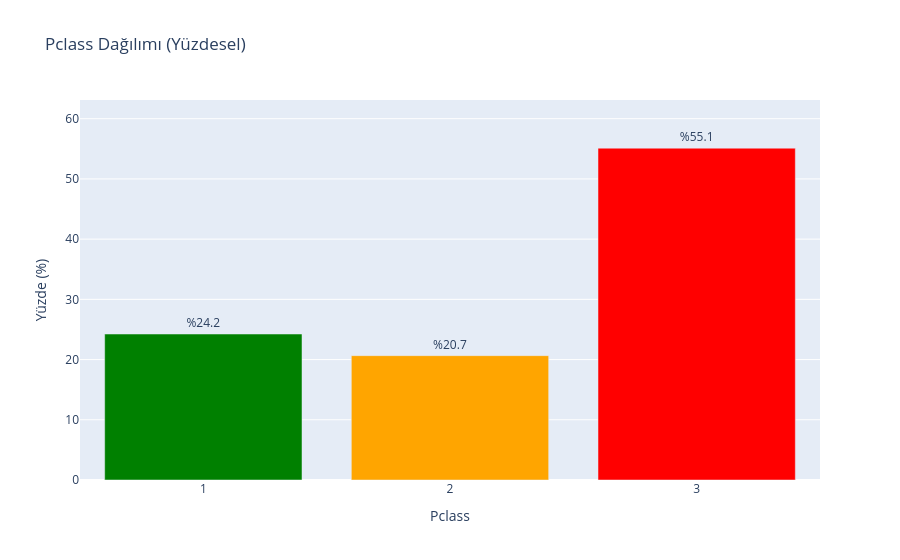

The code cell stored with this chart in its notebook:
### Markdown cell above
### Pclass (Bilet Sınıfı)

### Code cell
pclass_counts = df["Pclass"].value_counts().sort_index()
pclass_percent = (pclass_counts / len(df)) * 100

fig = go.Figure(
    data=[
        go.Bar(
            x=pclass_percent.index.astype(str),
            y=pclass_percent.values,
            marker_color=["green", "orange", "red"],  # 1, 2, 3
            text=[f"%{p:.1f}" for p in pclass_percent.values],  # sadece yüzde görünsün
            textposition="outside",
            customdata=pclass_counts.values,  # count bilgisini hover için taşı
            hovertemplate="Pclass: %{x}<br>Yüzde: %{y:.1f}%<br>Count: %{customdata}<extra></extra>"
        )
    ]
)

fig.update_layout(
    title="Pclass Dağılımı (Yüzdesel)",
    xaxis_title="Pclass",
    yaxis_title="Yüzde (%)",
    yaxis_range=[0, pclass_percent.max() + 8]
)

fig.show()

### Figure 1 — Plotly figure (JSON) as saved in the notebook; plotly's stock layout.template omitted (floating-point values rounded to 4 significant figures)
{"data": [{"customdata": [216, 184, 491], "hovertemplate": "Pclass: %{x}<br>Yüzde: %{y:.1f}%<br>Count: %{customdata}<extra></extra>", "marker": {"color": ["green", "orange", "red"]}, "text": ["%24.2", "%20.7", "%55.1"], "textposition": "outside", "type": "bar", "x": ["1", "2", "3"], "y": [24.24, 20.65, 55.11]}], "layout": {"title": {"text": "Pclass Dağılımı (Yüzdesel)"}, "xaxis": {"title": {"text": "Pclass"}}, "yaxis": {"range": [0, 63.11], "title": {"text": "Yüzde (%)"}}}}
